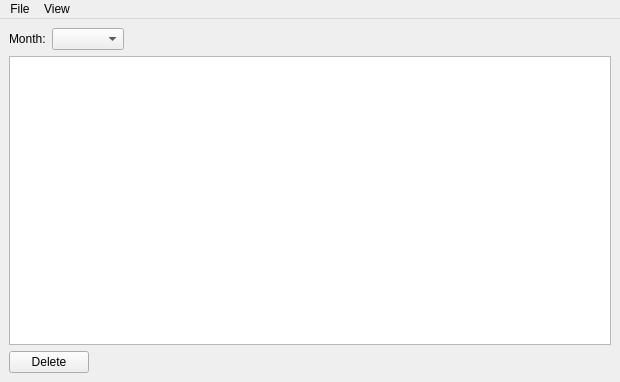
<?xml version="1.0" encoding="UTF-8"?>
<ui version="4.0">
 <class>CashAdvances</class>
 <widget class="QMainWindow" name="CashAdvances">
  <property name="geometry">
   <rect>
    <x>0</x>
    <y>0</y>
    <width>620</width>
    <height>382</height>
   </rect>
  </property>
  <property name="windowTitle">
   <string>Cash Advances</string>
  </property>
  <property name="windowIcon">
   <iconset resource="pngs.qrc">
    <normaloff>:/downloads/newicons/dollars.png</normaloff>:/downloads/newicons/dollars.png</iconset>
  </property>
  <widget class="QWidget" name="centralwidget">
   <layout class="QVBoxLayout" name="verticalLayout">
    <item>
     <layout class="QHBoxLayout" name="horizontalLayout">
      <item>
       <widget class="QLabel" name="label">
        <property name="text">
         <string>Month:</string>
        </property>
       </widget>
      </item>
      <item>
       <widget class="QComboBox" name="cboMonths"/>
      </item>
      <item>
       <spacer name="horizontalSpacer">
        <property name="orientation">
         <enum>Qt::Horizontal</enum>
        </property>
        <property name="sizeHint" stdset="0">
         <size>
          <width>40</width>
          <height>20</height>
         </size>
        </property>
       </spacer>
      </item>
     </layout>
    </item>
    <item>
     <widget class="CustomQueryView" name="lstCashAdvances"/>
    </item>
    <item>
     <layout class="QHBoxLayout" name="horizontalLayout_2">
      <item>
       <widget class="QPushButton" name="cmdDelete">
        <property name="text">
         <string>Delete</string>
        </property>
       </widget>
      </item>
      <item>
       <spacer name="horizontalSpacer_2">
        <property name="orientation">
         <enum>Qt::Horizontal</enum>
        </property>
        <property name="sizeHint" stdset="0">
         <size>
          <width>40</width>
          <height>20</height>
         </size>
        </property>
       </spacer>
      </item>
     </layout>
    </item>
   </layout>
  </widget>
  <widget class="QMenuBar" name="menubar">
   <property name="geometry">
    <rect>
     <x>0</x>
     <y>0</y>
     <width>620</width>
     <height>21</height>
    </rect>
   </property>
   <widget class="QMenu" name="menuFile">
    <property name="title">
     <string>File</string>
    </property>
    <addaction name="actionNew_Advance"/>
   </widget>
   <widget class="QMenu" name="menuView">
    <property name="title">
     <string>View</string>
    </property>
    <addaction name="actionRefresh"/>
   </widget>
   <addaction name="menuFile"/>
   <addaction name="menuView"/>
  </widget>
  <action name="actionNew_Advance">
   <property name="text">
    <string>New Advance</string>
   </property>
   <property name="shortcut">
    <string>Ctrl+N</string>
   </property>
  </action>
  <action name="actionRefresh">
   <property name="text">
    <string>Refresh</string>
   </property>
  </action>
 </widget>
 <customwidgets>
  <customwidget>
   <class>CustomQueryView</class>
   <extends>QTreeView</extends>
   <header>customqueryview.h</header>
  </customwidget>
 </customwidgets>
 <resources>
  <include location="pngs.qrc"/>
 </resources>
 <connections/>
</ui>
